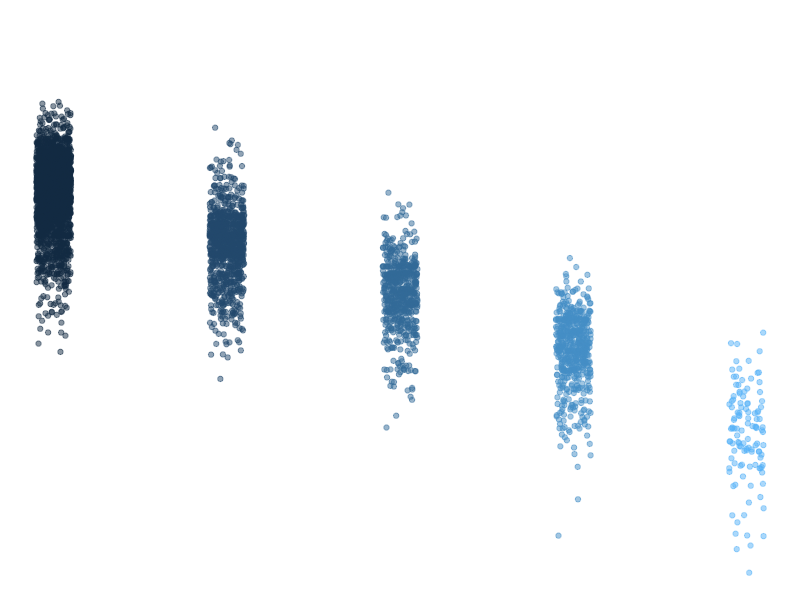

Source code (R):
## ---- chunk 1
knitr::opts_chunk$set(echo = TRUE)
library(tidyverse)
## ---- chunk 2
summary(storms) # Changed storm to storms
## ---- chunk 3
names(storms) # changed function to names
## ---- chunk 4
ggplot(data = storms, aes(x = category, y = pressure)) +
  geom_jitter(width = 0.1, 
              alpha = 0.5,
              aes(color = category),
              show.legend = FALSE) +
  labs(x = "Storm Category", # fixed it
       y = "Air pressure at storm center (millibars)"
       ) +
  theme_void()
